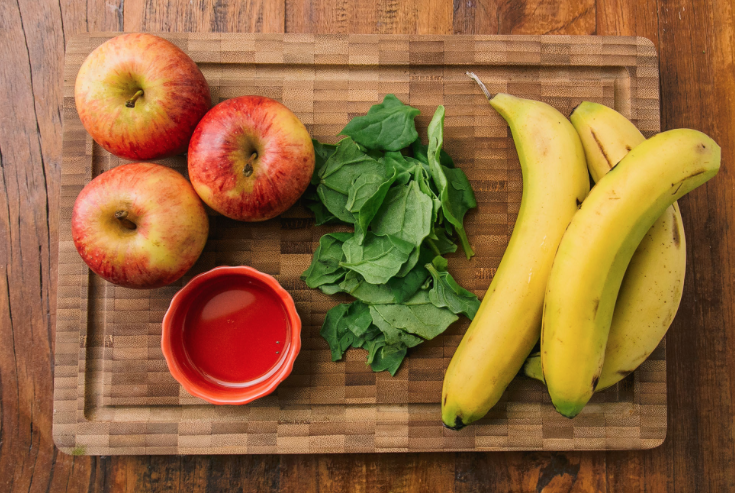
#> input picture banana1.png, 735 x 493 px
$ python -i banana.py   (imports and definitions only)
#> lines starting #> are read from the running program, lines starting #| are printed output that depends on the picture; after the words box and inside, x2 and y2 are one past the last pixel; in counts of white or black regions, pixels touching at a corner belong together
import cv2
import numpy as np
import sys

def segmentaImagem(nomeImagemEntrada):
#> called with nomeImagemEntrada = 'banana1.png'
    imagemEntrada = cv2.imread(nomeImagemEntrada)
#> imagemEntrada is the input picture: shape (493, 735, 3); mean B, G, R 60.1, 105, 148
    if imagemEntrada is None:
        print(f"erro na imagem de entrada")
        exit(-1)
    kernel = np.ones((1, 5), 'uint8')
    kernel2 = np.ones((1, 1), 'uint8')
    #filtros pré segmentação
    img_erosion = cv2.erode(imagemEntrada, kernel2, iterations=1)
    dilate_img = cv2.dilate(img_erosion, kernel, iterations=1)
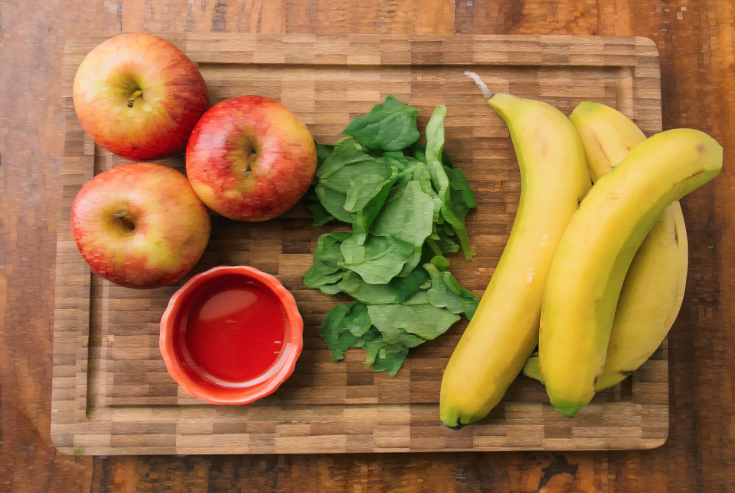
#> dilate_img: shape (493, 735, 3); mean B, G, R 68.3, 114.9, 158.7
    filtro = cv2.medianBlur(dilate_img, 3)
    #hsv
    hsv = cv2.cvtColor(filtro, cv2.COLOR_BGR2HSV)
#> hsv: shape (493, 735, 3); mean H, S, V 20.4, 150.8, 161.8
    minimo = np.array([16,90,120])#amarelo intervalo minimo em hsv
    maximo = np.array([27,250,255])#amarelo intervalo maximo em hsv

    #Preparando mascara na imagem
    mascara = cv2.inRange(hsv, minimo, maximo)#binaria
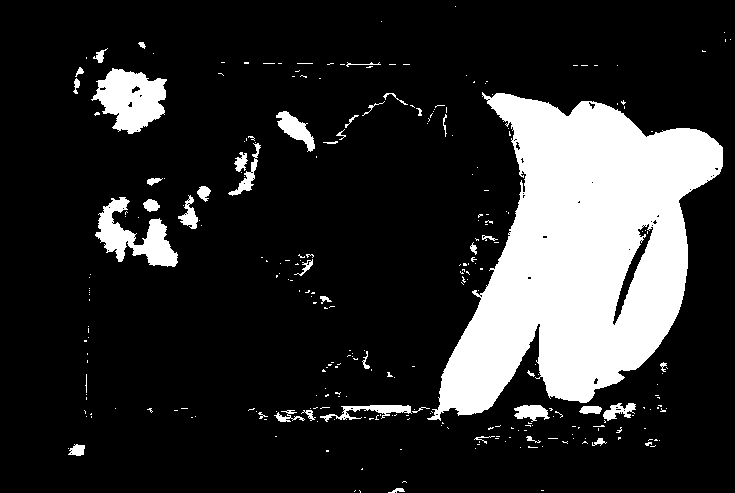
#> mascara: shape (493, 735); 17.7% white; 285 white regions (242 under 20 px), largest, box (x1, y1, x2, y2) and area: (427, 92, 723, 421) 52848, (91, 68, 167, 134) 3111, (95, 197, 178, 267) 2467
    filtro2 = cv2.medianBlur(mascara, 27)#filtro diminuição de ruido
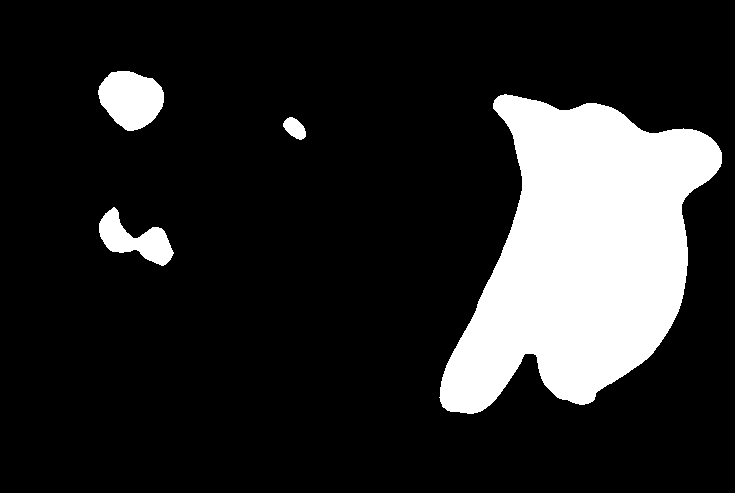
#> filtro2: shape (493, 735); 16.2% white; 4 white regions, box (x1, y1, x2, y2) and area: (439, 94, 722, 414) 53586, (98, 71, 164, 131) 2893, (99, 207, 174, 266) 2039, (283, 117, 306, 140) 343
    mascaraFinal = cv2.bitwise_and(imagemEntrada, imagemEntrada, mask=filtro2)#imagem por baixo para aparecer os objetos
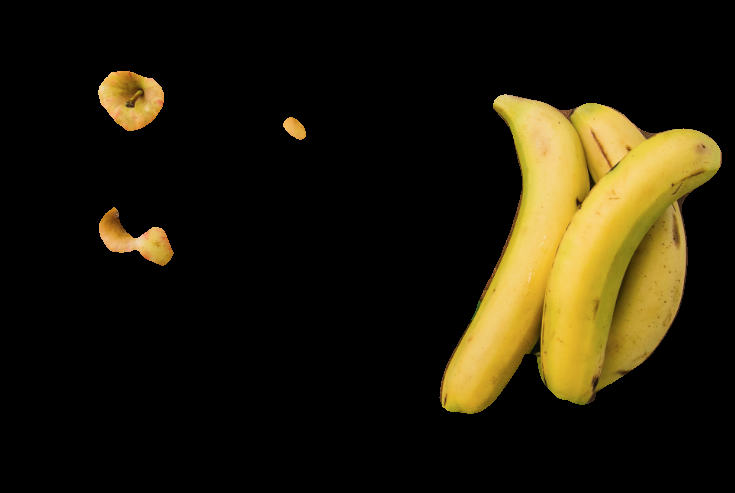
#> mascaraFinal: shape (493, 735, 3); mean B, G, R 10.2, 27.2, 32.9
    #imagem + mascara
    return np.hstack([imagemEntrada, mascaraFinal])
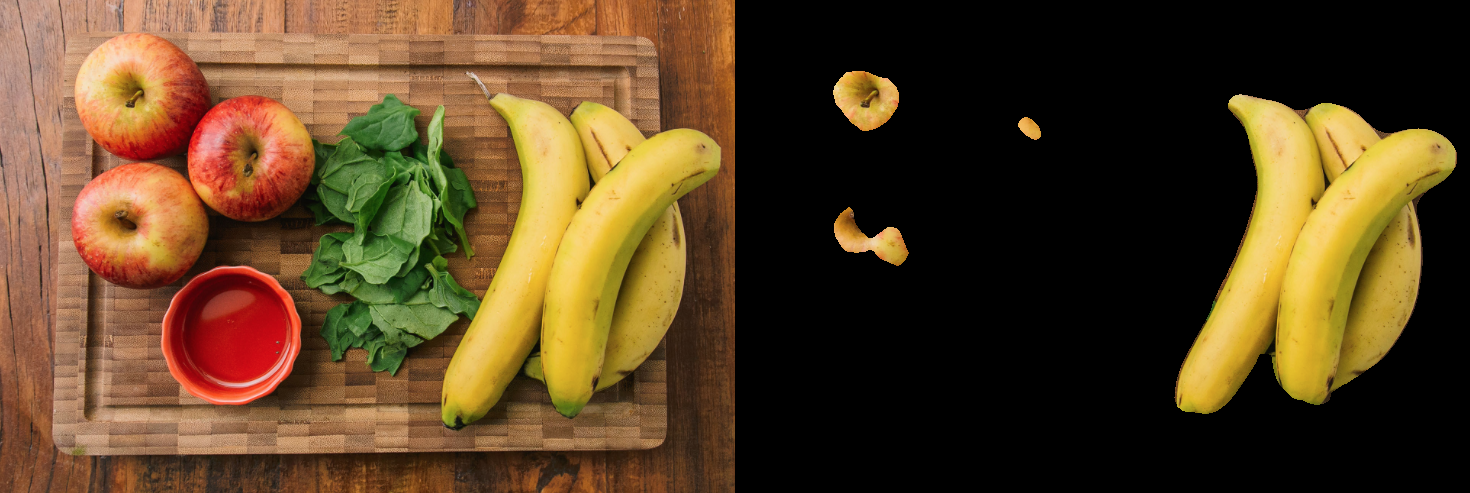
#> returned value: shape (493, 1470, 3); mean of channels 0, 1, 2 35.2, 66.1, 90.5; drawn as B, G, R

# [9 lines not run here, left out]

>>> result = segmentaImagem('banana1.png')

$ run again, on banana4.png
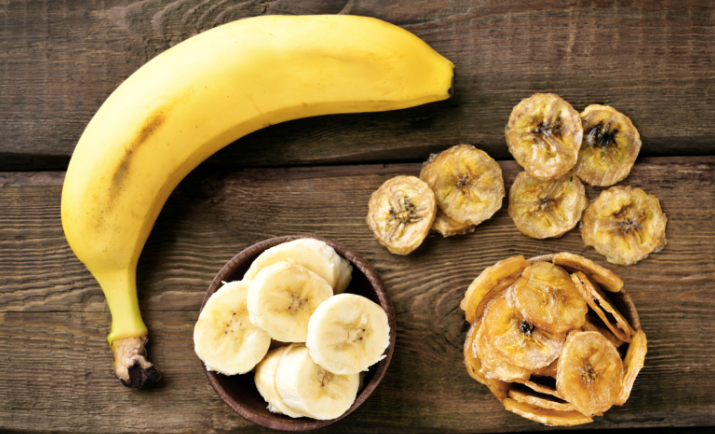
#> input picture banana4.png, 715 x 434 px
#> in segmentaImagem, imagemEntrada is the input picture: shape (434, 715, 3); mean B, G, R 71.1, 114.8, 140.8
#> hsv: shape (434, 715, 3); mean H, S, V 17.9, 122.9, 149.2
#> in segmentaImagem, `mascara = cv2.inRange(hsv, minimo, maximo)#binaria`:
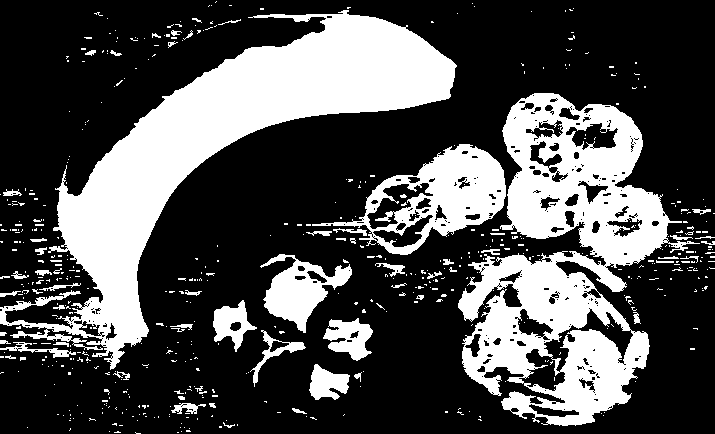
#> mascara: shape (434, 715); 30.8% white; 559 white regions (494 under 20 px), largest, box (x1, y1, x2, y2) and area: (0, 10, 457, 370) 41192, (458, 93, 700, 426) 34780, (312, 144, 506, 255) 7655
#> filtro2: shape (434, 715); 29.1% white; 10 white regions (3 under 20 px), largest, box (x1, y1, x2, y2) and area: (393, 95, 673, 422) 44624, (49, 13, 454, 357) 40172, (266, 265, 339, 324) 2677
#> in segmentaImagem, `return np.hstack([imagemEntrada, mascaraFinal])`:
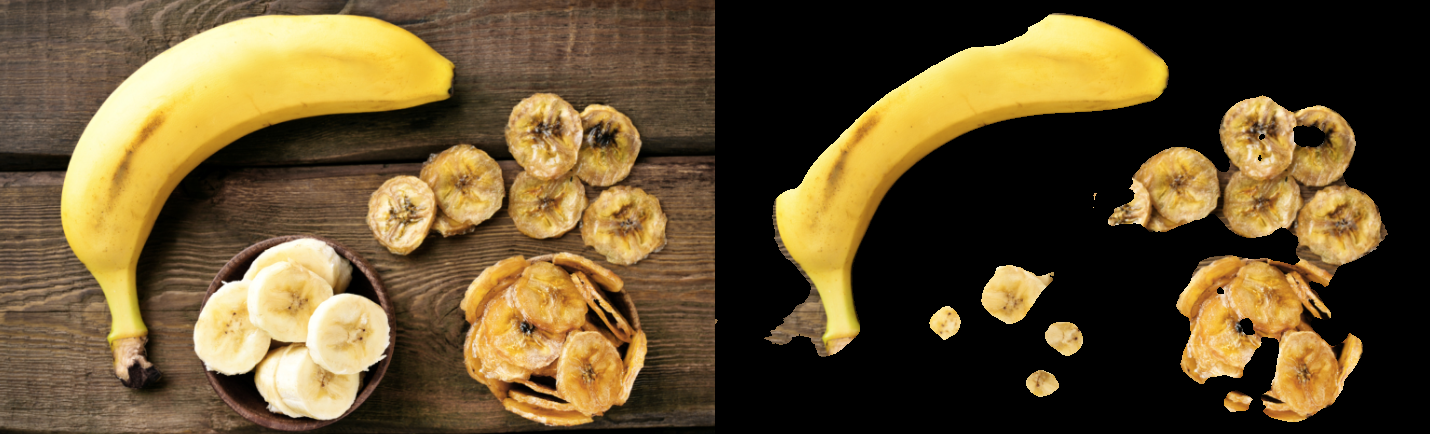
#> returned value: shape (434, 1430, 3); mean of channels 0, 1, 2 46.9, 82, 101.1; drawn as B, G, R
